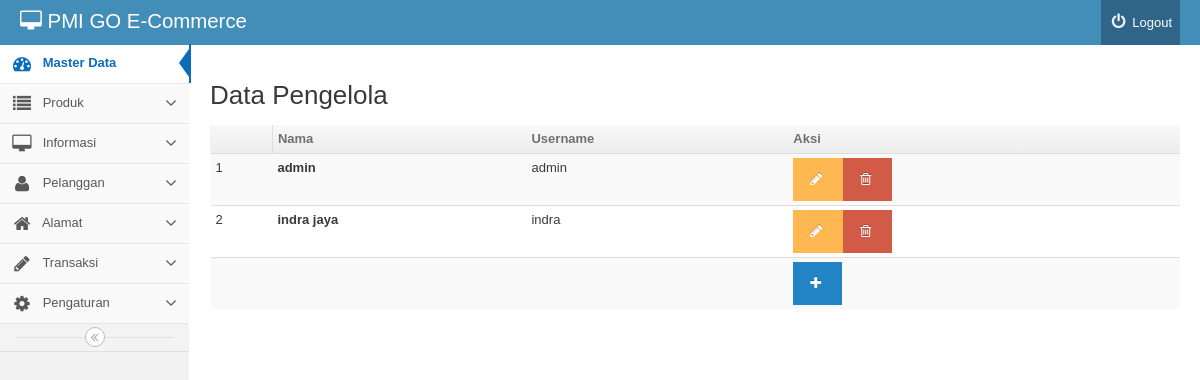
Page /backend/index.php?mod=pengelola&pg=pengelola_view (signed in) on the committed database.
### tables this page shows
CREATE TABLE IF NOT EXISTS `pengelola` (
  `idpengelola` int(11) NOT NULL AUTO_INCREMENT,
  `nama` varchar(32) NOT NULL,
  `username` varchar(32) NOT NULL,
  `password` varchar(32) NOT NULL,
  PRIMARY KEY (`idpengelola`)
);

### backend/pengelola/pengelola_view.php (the view, shortened to what this page needs)
	<h2 id="headings"> Data Pengelola</h2>
	<table  class="table table-condensed table-striped table-hover">
		<thead>
		<th class='info'><td><b>Nama </b></td><td><b>Username</b></td><td><b>Aksi</b></td></th>
		</thead>
		<tbody>
		<?php
$query="SELECT * from pengelola ";
$result=mysql_query($query) or die(mysql_error());
$no=1;
while($rows=mysql_fetch_object($result)){
		?>
		<tr>
			<td><?php echo $no
			?></td>
			<td><b><?php		echo $rows ->nama;?><b></td>
						<td><?php		echo $rows ->username;?></td>
			<td><a href="index.php?mod=pengelola&pg=pengelola_form&id=
				<?php echo	$rows -> idpengelola;?>" class='btn btn-warning'><i class="icon-pencil"></i></a><a href="index.php?mod=pengelola&pg=pengelola_view&act=del&id=<?php echo	$rows -> idpengelola;?>"
			onclick="return confirm('Yakin data akan dihapus?') ";
			class='btn btn-danger'> <i class="icon-trash"></i></a></td>
		</tr>
		<?php
	$no++;
	}?>
		<tr>
			<td colspan=3 ></td><td><a href="index.php?mod=pengelola&pg=pengelola_form"
			class='btn btn-primary'	><i class="icon-plus"></i></a></td>
		</tr>
		</tbody>
	</table>

### rows in the picture
pengelola: nama "admin", username "admin"
pengelola: nama "indra jaya", username "indra"
